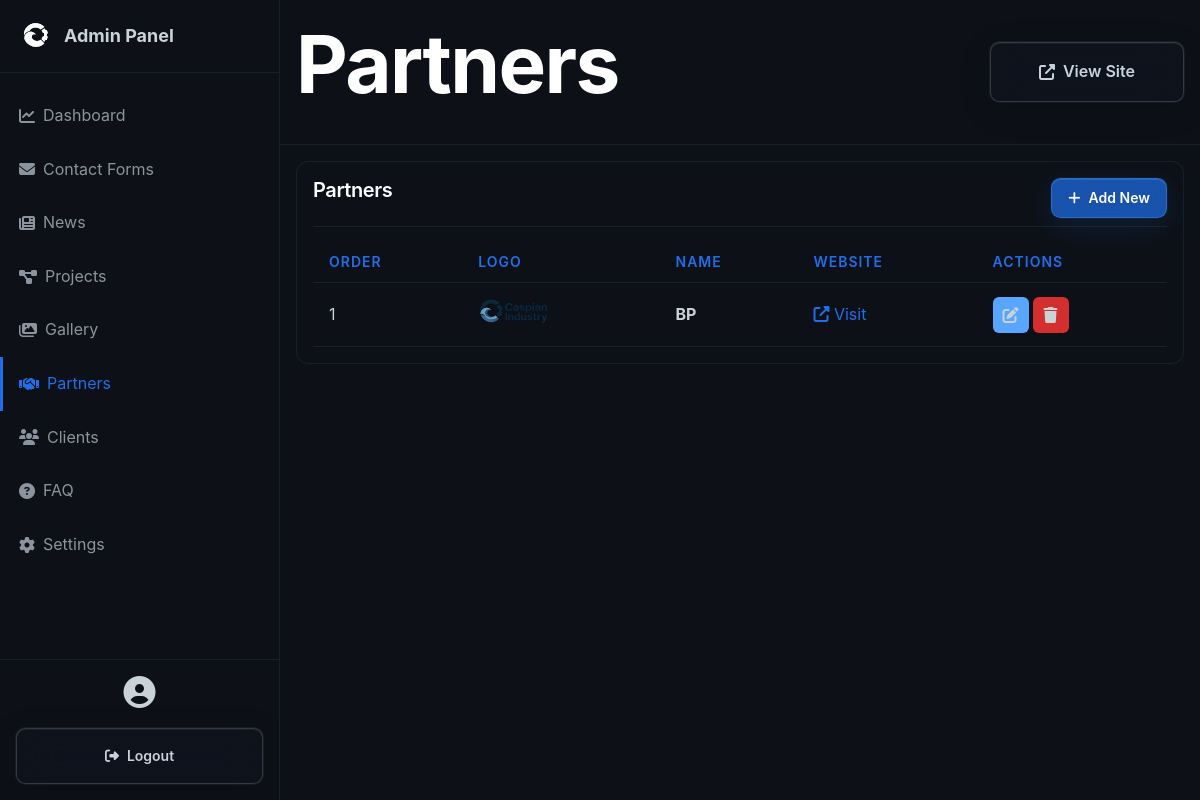
The app's page /admin/partners.php (signed in), older data.
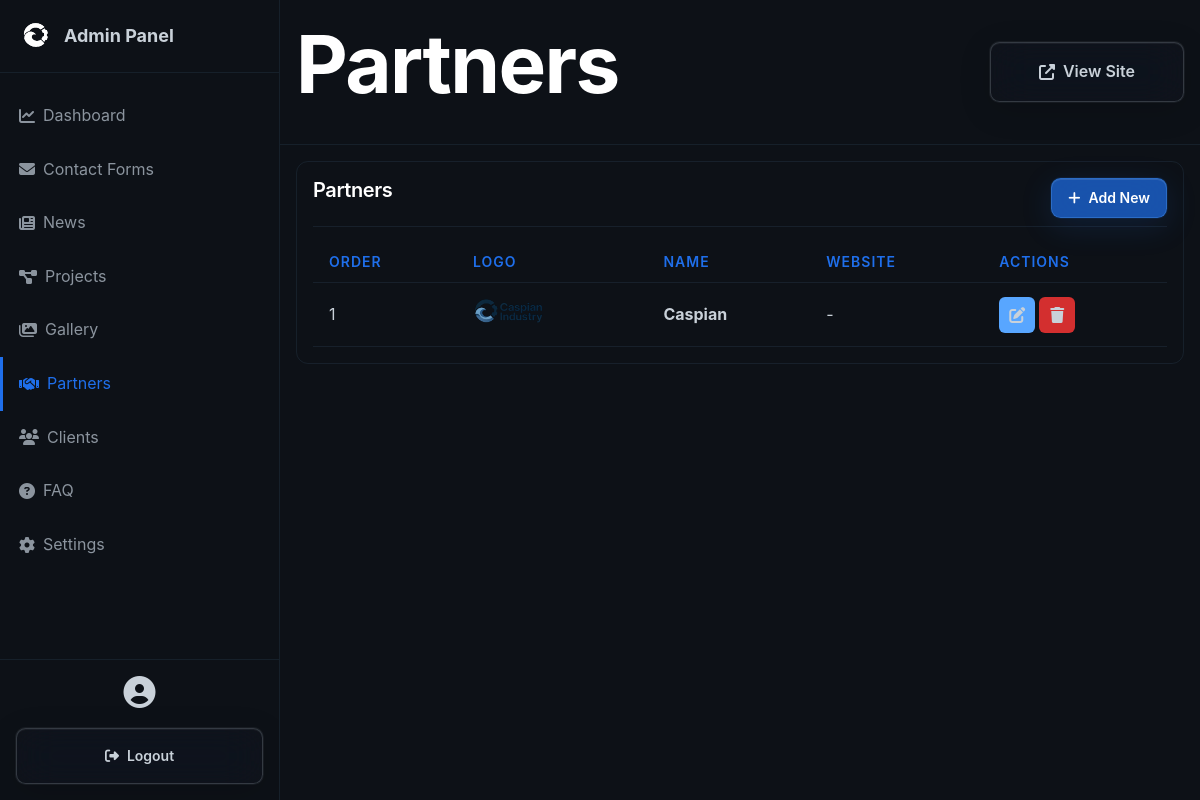
The same page, newer data.
### tables this page shows
CREATE TABLE partners (
                id INTEGER PRIMARY KEY AUTOINCREMENT,
                name TEXT NOT NULL,
                logo TEXT NOT NULL,
                website TEXT,
                description_en TEXT,
                description_ru TEXT,
                description_az TEXT,
                created_at DATETIME DEFAULT CURRENT_TIMESTAMP,
                sort_order INTEGER DEFAULT 0
            );

### admin/partners.php (the view, shortened to what this page needs)
<?php
require_once 'header.php';
$db = Database::getInstance()->getConnection();
$stmt = $db->query("SELECT * FROM partners ORDER BY sort_order ASC");
$partners = $stmt->fetchAll();
?>
<div class="admin-card">
    <div class="admin-card-header">
        <h3 class="admin-card-title">Partners</h3>
        <a href="<?php echo BASE_URL; ?>/admin/partners-edit.php" class="btn btn-primary btn-sm">
            <i class="fas fa-plus"></i> Add New
        </a>
    </div>
    <?php if (count($partners) > 0): ?>
    <table class="admin-table">
        <thead>
            <tr>
                <th>Order</th>
                <th>Logo</th>
                <th>Name</th>
                <th>Website</th>
                <th>Actions</th>
            </tr>
        </thead>
        <tbody>
            <?php foreach ($partners as $partner): ?>
            <tr>
                <td><?php echo $partner['sort_order']; ?></td>
                <td>
                    <?php if ($partner['logo']): ?>
                        <img src="<?php echo BASE_URL; ?>/assets/uploads/<?php echo $partner['logo']; ?>" style="width: 80px; height: 40px; object-fit: contain;">
                    <?php else: ?>
                        <div style="width: 80px; height: 40px; background: var(--bg-card); border-radius: 4px; display: flex; align-items: center; justify-content: center;">
                            <i class="fas fa-image" style="color: var(--text-muted);"></i>
                        </div>
                    <?php endif; ?>
                </td>
                <td><strong><?php echo htmlspecialchars($partner['name']); ?></strong></td>
                <td>
                    <?php if ($partner['website']): ?>
                        <a href="<?php echo htmlspecialchars($partner['website']); ?>" target="_blank" style="color: var(--color-secondary);">
                            <i class="fas fa-external-link-alt"></i> Visit
                        </a>
                    <?php else: ?>
                        -
                    <?php endif; ?>
                </td>
                <td>
                    <div class="action-buttons">
                        <a href="<?php echo BASE_URL; ?>/admin/partners-edit.php?id=<?php echo $partner['id']; ?>" class="btn-icon btn-edit">
                            <i class="fas fa-edit"></i>
                        </a>
                        <a href="?delete=<?php echo $partner['id']; ?>" class="btn-icon btn-delete" onclick="return confirm('Are you sure?')">
                            <i class="fas fa-trash"></i>
                        </a>
                    </div>
                </td>
            </tr>
            <?php endforeach; ?>
        </tbody>
    </table>
    <?php endif; ?>
</div>
<?php require_once 'footer.php'; ?>

Row changes from the older to the newer data that the page shows:
changed partners: name "BP" → "Caspian"; website "Visit" → "-"
